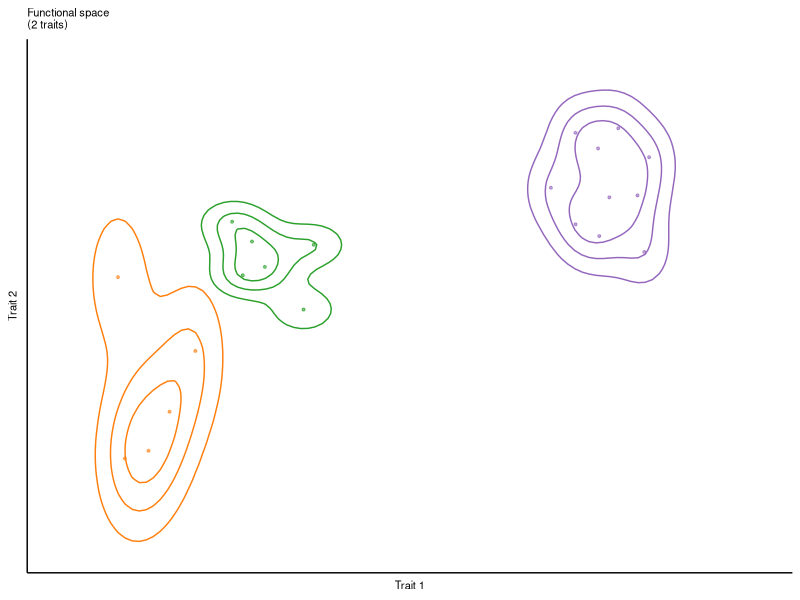
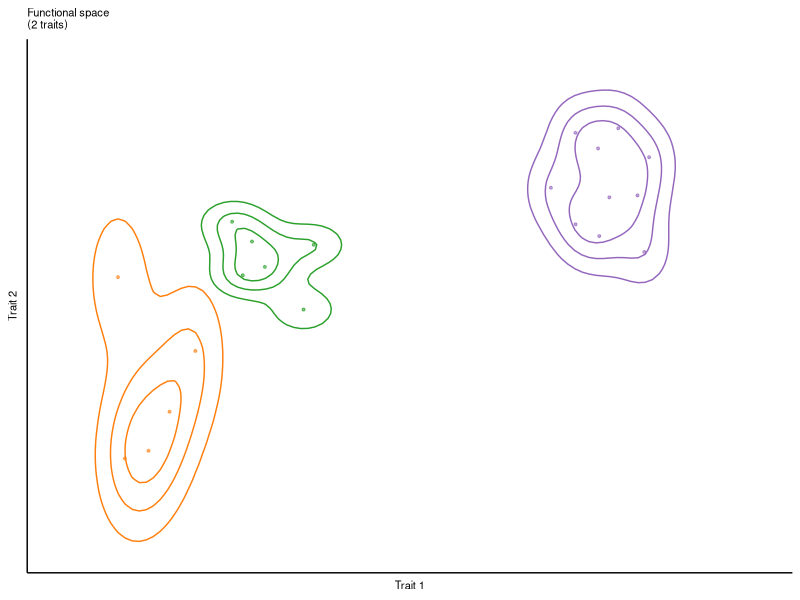

The R script that drew these images, in order: (Note: this script raises an error after producing the figures.)
#`---
#`Authors: Arnaud P. Louchart, Annemieke M. Drost, Chaohong Lin, Suzanne M.H. Wiezer, Zhipeng Duan, Elena Litchman, Dedmer B. Van de Waal
#`Title: Individual-level trait responses in natural cyanobacterial communities.
#`Year: 2025
#`Journal: Ecology Letters
#`Status: First submission
#`---

##########################################################################################
############################## MATERIAL AND METHODS SECTION ##############################
##########################################################################################

#### Package loading
# Note: ggConvexHull and PCAtest must be installed from GitHub manually:
# install.packages("remotes") 
# install.packages("devtools")
# remotes::install_github("cmartin/ggConvexHull")
# devtools::install_github("arleyc/PCAtest")

install.packages("remotes")

packages = c("ggplot2","ade4","dplyr", "dataverse", "readxl", "pheatmap")

for(p in packages){
  if(!require(p, character.only = T)){
    install.packages(p)
  }
  require(p, character.only = T)
}

rm(p,packages)

options(scipen = 999)
Sys.setlocale("LC_ALL", "English")

#### 1. CONCEPTUAL FIGURE
# Create 5 dummy data
set.seed(132)
data1 <- data.frame(
  Trait_1 = rnorm(5, mean = 7, sd = 1),
  Trait_2 = rnorm(5, mean = 7, sd = 1),
  Trait_3 = rnorm(5, mean = 4, sd = 0.9),
  Trait_4 = rnorm(5, mean = 2, sd = 1.4)
)

#
data2 <- data.frame(
  Trait_1 = rnorm(6, mean = 10, sd = 1),
  Trait_2 = rnorm(6, mean = 9, sd = 1),
  Trait_3 = rnorm(6, mean = 2, sd = 0.9),
  Trait_4 = rnorm(6, mean = 1, sd = 0.3)
)

#
data3 <- data.frame(
  Trait_1 = rnorm(10, mean = 17, sd = 1.2),
  Trait_2 = rnorm(10, mean = 11, sd = 1),
  Trait_3 = rnorm(10, mean = 8, sd = 0.7),
  Trait_4 = rnorm(10, mean = 10, sd = 1.4)
)

data1$Treatment <- "N"
data2$Treatment <- "P"
data3$Treatment <- "C"

dat <- rbind(data1, data2, data3) 

# Create the density contour plot for both datasets
p <-
  ggplot() +
  geom_density_2d(data = subset(dat, Treatment == "N"), aes(x = Trait_1, y = Trait_2), color = "#ff7f0e", bins = 4) +  # Contour for N data
  geom_point(data = subset(dat, Treatment == "N"), aes(x = Trait_1, y = Trait_2), color = "#ff7f0e", alpha = 0.6, size = 0.7) +
  geom_density_2d(data = subset(dat, Treatment == "P"), aes(x = Trait_1, y = Trait_2), color = "#2ca02c", bins = 4) +  # Contour for P data
  geom_point(data = subset(dat, Treatment == "P"), aes(x = Trait_1, y = Trait_2), color = "#2ca02c", alpha = 0.6, size = 0.7) +  # Contour for P data
  geom_density_2d(data = subset(dat, Treatment == "C"), aes(x = Trait_1, y = Trait_2), color = "#9467bd", bins = 4) +  # Contour for Control data
  geom_point(data = subset(dat, Treatment == "C"), aes(x = Trait_1, y = Trait_2), color = "#9467bd", alpha = 0.6, size = 0.7) +  # Contour for Control data
  xlim(5,21) +
  ylim(4,13.5) +
  labs(title = "Functional space \n(2 traits)",
       x = "Trait 1",
       y = "Trait 2") +
  theme_classic() +
  theme(
    axis.ticks = element_blank(),                 # Remove axis ticks
    axis.title = element_text(size = 8),         # Adjust axis labels size
    plot.title = element_text(size = 8),         # Adjust title size
    axis.text = element_blank()                   # Remove axis tick labels
  )
p
ggsave(file="Functional space 2 traits.svg", plot=p, width=5, height=5, units = "cm")

## Dummy pca on the data
dat <- rbind(data1,data2,data3)

PCA <- dudi.pca(dat[,c(1:4)],  center = TRUE, scale =  TRUE, scannf = FALSE, nf = 7)

screeplot(PCA, main = "Screeplot - Eigenvalues")

(PCA$eig*100)/sum(PCA$eig)

# 7.2) Plot simple PCA
s.corcircle(PCA$co)

dat <- cbind(dat,PCA$li)


p <- PCA$li %>%
  ggplot(mapping = aes(x = Axis1, y = Axis2, color = as.factor(dat$Treatment))) +
  geom_hline(yintercept = 0, linetype = "dashed") +
  geom_vline(xintercept = 0, linetype = "dashed") +
  geom_point(alpha = 0.6, size = 0.7) +
  scale_colour_manual(values = c("#9467bd","#ff7f0e","#2ca02c")) +
  geom_density_2d(data = subset(dat, Treatment == "P"), aes(x = Axis1, y = Axis2), color = "#2ca02c", bins = 4) +  # Contour for N data
  geom_density_2d(data = subset(dat, Treatment == "C"), aes(x = Axis1, y = Axis2), color = "#9467bd", bins = 4) +  # Contour for P data
  geom_density_2d(data = subset(dat, Treatment == "N"), aes(x = Axis1, y = Axis2), color = "#ff7f0e", bins = 4) +  # Contour for Control data
  theme_linedraw() +
  xlim(-2.6,3) +
  ylim(-2.6,2) +
  labs(title = "Functional space \n(n traits)",
       x = "Dim. 1",
       y = "Dim. 2") +
  theme_classic() +
  theme(
    axis.ticks = element_blank(),                 # Remove axis ticks
    axis.title = element_text(size = 8),         # Adjust axis labels size
    plot.title = element_text(size = 8),         # Adjust title size
    axis.text = element_blank(), # Remove axis tick labels
    legend.position = "none"
  )
p
ggsave(file="Functional space n traits.svg", plot=p, width=5, height=5, units = "cm")

rm(data1,data2,data3)

DATA <- dat %>%
  group_by(Treatment) %>%
  summarise(
    across(c(Axis1, Axis2, Axis3, Axis4), mean)
  )

##Extract centroid of func. space ------------------ N
p_N <- ggplot(subset(dat,Treatment == 'N'), mapping = aes(x = Axis1, y = Axis2)) +
  geom_density_2d(alpha = 0.4, bins = 4) +
  theme_linedraw() +
  xlim(-2.6,3) +
  ylim(-2.6,2)

contours_N <- layer_data(p_N)
contours_N <- contours_N[contours_N$piece == 5,]

contours <- NULL

contours$x <- mean(contours_N$x)
contours$y <- mean(contours_N$y)
contours$Treatment <- "N"

contours <- as.data.frame(unlist(contours))
centroid <- contours

##Extract centroid of func. space ------------------ P
p_P <- ggplot(subset(dat,Treatment == 'P'), mapping = aes(x = Axis1, y = Axis2)) +
  geom_density_2d(alpha = 0.4, bins = 4) +
  theme_linedraw() +
  xlim(-2.6,3) +
  ylim(-2.6,2)

contours_P <- layer_data(p_P)
contours_P <- contours_P[contours_P$piece == 1,]

contours <- NULL

contours$x <- mean(contours_P$x)
contours$y <- mean(contours_P$y)
contours$Treatment <- "P"

contours <- as.data.frame(unlist(contours))
centroid <- cbind(centroid,contours)

##Extract centroid of func. space ------------------ C
p_C <- ggplot(subset(dat,Treatment == 'C'), mapping = aes(x = Axis1, y = Axis2)) +
  geom_density_2d(alpha = 0.4, bins = 4) +
  theme_linedraw() +
  xlim(-2.6,3) +
  ylim(-2.6,2)

contours_C <- layer_data(p_C)
contours_C <- contours_C[contours_C$piece == 3,]

contours <- NULL

contours$x <- mean(contours_C$x)
contours$y <- mean(contours_C$y)
contours$Treatment <- "C"

contours <- as.data.frame(unlist(contours))
centroid <- cbind(centroid,contours)

centroid <- as.data.frame(t(centroid))
centroid$x <- as.numeric(as.character(centroid$x))
centroid$y <- as.numeric(as.character(centroid$y))

dat$id <- rownames(dat)

find_neighbors <- function(df) {
  # Compute pairwise distances
  dist_matrix <- as.matrix(dist(df[, c("Axis1", "Axis2")]))
  
  # Initialize edge list
  edges <- data.frame(from = integer(), to = integer(), stringsAsFactors = FALSE)
  
  # Find nearest neighbor for each point
  for (i in 1:nrow(df)) {
    distances <- dist_matrix[i, ]
    nearest_index <- which.min(distances[distances > 0])  # Exclude self distance
    edges <- rbind(edges, data.frame(from = df$id[i], to = df$id[nearest_index]))
  }
  
  return(edges)
}

edges <- dat %>%
  group_by(Treatment) %>%
  group_modify(~ find_neighbors(.x)) %>%
  ungroup()

coords <- dat %>%
  select(id, Treatment, Axis1, Axis2)

edge_data <- edges %>%
  left_join(coords, by = c("from" = "id", "Treatment")) %>%
  rename(x_from = Axis1, y_from = Axis2) %>%
  left_join(coords, by = c("to" = "id", "Treatment")) %>%
  rename(x_to = Axis1, y_to = Axis2)

edge_data <- edge_data %>%
  left_join(
    dat %>% 
      select(id, Trait_1:Trait_4, Axis1:Axis4),
    by = c("from" = "id")
  )

#### Functional Richness

p <- ggplot(dat, mapping = aes(x = Axis1, y = Axis2, color = Treatment)) +
  geom_hline(yintercept = 0, linetype = "dashed") +
  geom_vline(xintercept = 0, linetype = "dashed") +
  scale_colour_manual(values = c("#9467bd","#ff7f0e","#2ca02c")) +
  stat_density_2d(data = subset(dat, Treatment == "P"), aes(x = Axis1, y = Axis2, fill = ..level..), alpha = 0.4, geom = "polygon", bins = 4) +
  scale_fill_gradient(low = "grey70", high = "grey70") +  # Contour for N data
  stat_density_2d(data = subset(dat, Treatment == "C"), aes(x = Axis1, y = Axis2, fill = ..level..), alpha = 0.4, geom = "polygon", bins = 4) +
  stat_density_2d(data = subset(dat, Treatment == "N"), aes(x = Axis1, y = Axis2, fill = ..level..), alpha = 0.4, geom = "polygon", bins = 4) +  # Contour for Control data
  geom_point(alpha = 0.6, size = 0.7) +
  theme_linedraw() +
  xlim(-2.6,3) +
  ylim(-2.6,2) +
  labs(title = "Size of functional space",
       x = "Dim. 1",
       y = "Dim. 2") +
  annotate("text", x=-1.9, y=1.9, label= "F.Ric = High", color = "#ff7f0e", size = 1.7 ) +
  annotate("text", x=-1.9, y=1.6, label= "F.Ric = Medium", color = "#9467bd", size = 1.7 ) +
  annotate("text", x=-1.9, y=1.3, label= "F.Ric = Low", color = "#2ca02c", size = 1.7 ) +
  theme_classic() +
  theme(
    axis.ticks = element_blank(),                 # Remove axis ticks
    axis.title = element_text(size = 8),         # Adjust axis labels size
    plot.title = element_text(size = 8),         # Adjust title size
    axis.text = element_blank(), # Remove axis tick labels
    legend.position = "none"
  )
p
ggsave(file="Functional Richness.svg", plot=p, width=5, height=5, units = "cm")

#### Functional Evenness
p <-
  ggplot(dat, mapping = aes(x = Axis1, y = Axis2, color = Treatment)) +
  geom_hline(yintercept = 0, linetype = "dashed") +
  geom_vline(xintercept = 0, linetype = "dashed") +
  scale_colour_manual(values = c("#9467bd","#ff7f0e","#2ca02c")) +
  geom_segment(data = edge_data, aes(x = x_from, y = y_from, xend = x_to, yend = y_to), color = "gray") +
  geom_point(alpha = 0.6, size = 0.7) +
  theme_linedraw() +
  xlim(-2.6,3) +
  ylim(-2.6,2) +
  labs(title = "Regularity of trait distribution \n in functional space)",
       x = "Dim. 1",
       y = "Dim. 2") +
  annotate("text", x=-1.9, y=1.9, label= "F.Eve = Low", color = "#ff7f0e", size = 1.7 ) +
  annotate("text", x=-1.9, y=1.6, label= "F.Eve = Medium", color = "#9467bd", size = 1.7) +
  annotate("text", x=-1.9, y=1.3, label= "F.Eve = High", color = "#2ca02c", size = 1.7 ) +
  theme_classic() +
  theme(
    axis.ticks = element_blank(),                 # Remove axis ticks
    axis.title = element_text(size = 8),         # Adjust axis labels size
    plot.title = element_text(size = 8),         # Adjust title size
    axis.text = element_blank(), # Remove axis tick labels
    legend.position = "none"
  )
p
ggsave(file="Functional Evenness.svg", plot=p, width=5, height=5, units = "cm")

DATA <- merge(dat, centroid, by = "Treatment", all.x = TRUE)

#### Functional Dispersion
p <- 
  ggplot(DATA, mapping = aes(x = Axis1, y = Axis2, color = Treatment)) +
  geom_hline(yintercept = 0, linetype = "dashed") +
  geom_vline(xintercept = 0, linetype = "dashed") +
  scale_colour_manual(values = c("#9467bd","#ff7f0e","#2ca02c")) +
  geom_point(data = centroid, aes(x = x, y = y), color = 'black', alpha = 0.6, size = 0.9, shape = 4) +
  geom_segment(mapping = aes(x = x, y = y, xend = Axis1, yend = Axis2), linewidth = 0.2, linetype = "dashed") +
  # geom_density_2d(data = subset(dat, Treatment == "P"), aes(x = Axis1, y = Axis2), alpha = 0.4, bins = 4) +
  # geom_density_2d(data = subset(dat, Treatment == "C"), aes(x = Axis1, y = Axis2), alpha = 0.4, bins = 4) +
  # geom_density_2d(data = subset(dat, Treatment == "N"), aes(x = Axis1, y = Axis2), alpha = 0.4, bins = 4) +  # Contour for Control data
  geom_point(alpha = 0.6, size = 0.7) +
  theme_linedraw() +
  xlim(-2.6,3) +
  ylim(-2.6,2) +
  labs(title = "Deviation from the \n functional centroid",
       x = "Dim. 1",
       y = "Dim. 2") +
  annotate("text", x=-1.9, y=1.9, label= "F.Disp = High", color = "#ff7f0e", size = 1.7 ) +
  annotate("text", x=-1.9, y=1.6, label= "F.Disp = Medium", color = "#9467bd", size = 1.7) +
  annotate("text", x=-1.9, y=1.3, label= "F.Disp = Low", color = "#2ca02c", size = 1.7 ) +
  theme_classic() +
  theme(
    axis.ticks = element_blank(),                 # Remove axis ticks
    axis.title = element_text(size = 8),         # Adjust axis labels size
    plot.title = element_text(size = 8),         # Adjust title size
    axis.text = element_blank(), # Remove axis tick labels
    legend.position = "none"
  )
ggsave(file="Functional Dispersion.svg", plot=p, width=5, height=5, units = "cm")

rm(list=ls())

#### 2. DATA LOADING
# IndTraits contains flow cytometry informations at the individual level for each treatment obtained through the PhytoCytoTraits GUI.
# Treatment contains informations on the different environmental conditions

Sys.setenv("DATAVERSE_SERVER" = "dataverse.nl")

dat <- get_dataframe_by_name(
  dataset  = "10.34894/9X9YMO",
  filename = "IndCyano_Louchart_Limitation_experiment_June2025.xlsx",
  original = TRUE,
  .f       = read_excel,
  sheet    = "IndTraits"
)

#### 3. DATA MANIPULATION
dat <- dat[,c(1:10)]

## 3.1. Log10 transformation
dat[,c(3:10)] <- log10(dat[,c(3:10)])

## 3.2. Z-score normalisation
dat[,c(3:10)] <- scale(dat[,c(3:10)], center = TRUE, scale = TRUE)

